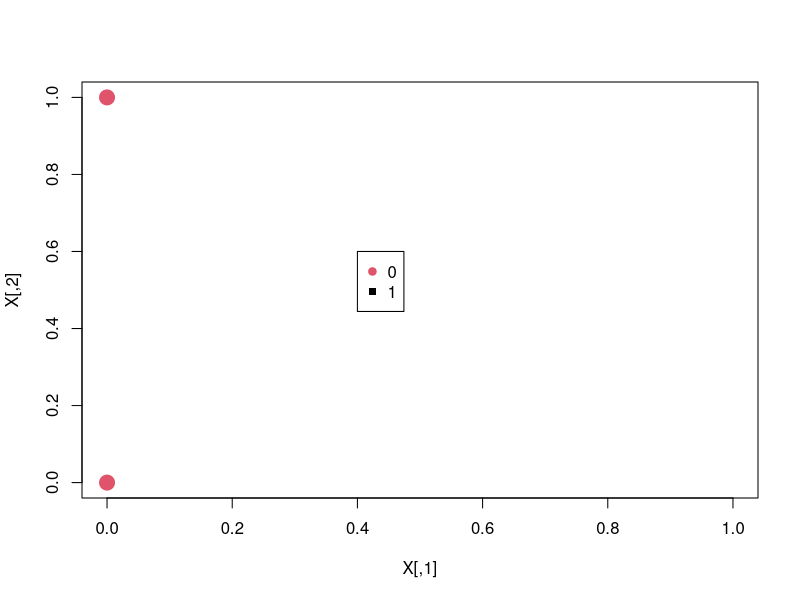
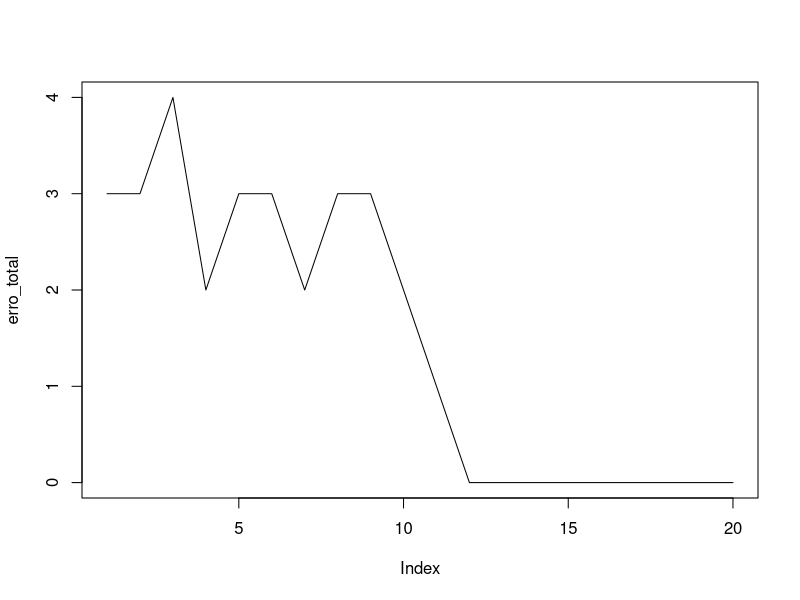
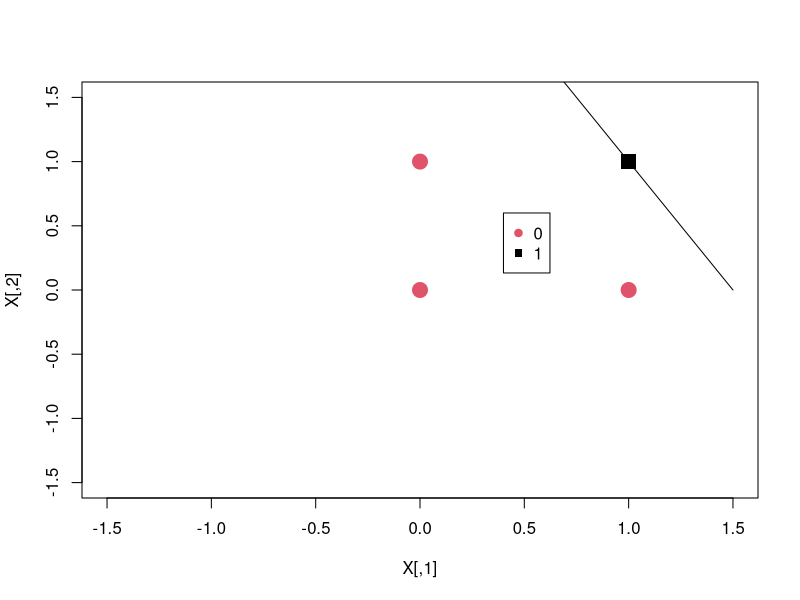
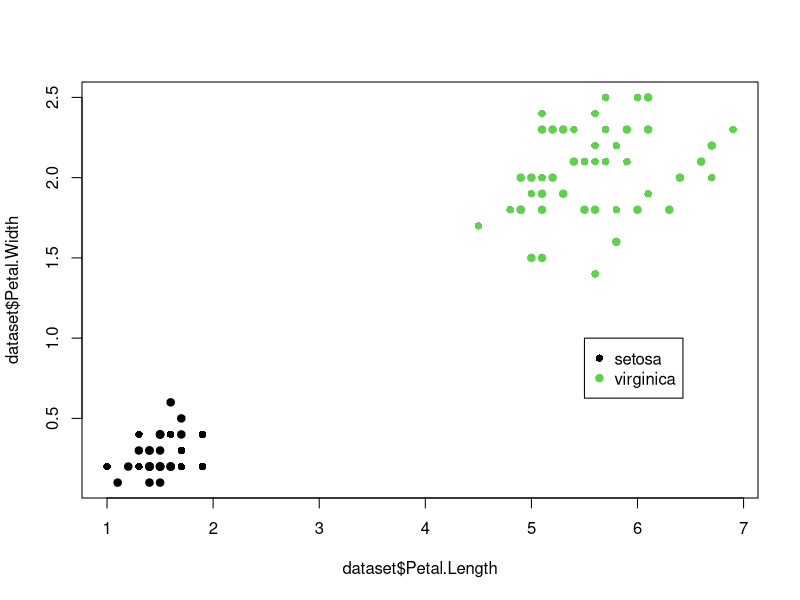

These charts were generated, in order, by the following R code:
## ---- chunk 1
x1<-c(0,0,1)
x2<-c(0,1,1)
x3<-c(1,0,1)
x4<-c(1,1,1)

X<-rbind(x1,x2,x3,x4)
print(X)
## ---- chunk 2
Y<-c(0,0,0,1)
print(Y)
## ---- chunk 3
plot(X,type="n")
points(x1[1],x1[2],pch=c(19),cex=2,col="2")
points(x2[1],x2[2],pch=c(19),cex=2,col="2")
legend(0.4,0.6,legend=c("0","1"),col=c(2,1), pch=c(19,15))
## ---- chunk 4
W<-c(0,0,1)
## ---- chunk 5
eta<-0.1
## ---- chunk 6
epoca_max<-20
## ---- chunk 7
erro_ite<-rep(0,dim(X)[1])
## ---- chunk 8
erro_total<-rep(0,epoca_max)
## ---- chunk 9
for(epoca in 1:epoca_max){
  for(i in 1:dim(X)[1]) {
   v<-sum(X[i,]*W)
   if(v>0){
     y_calc<-1
   }else{
     y_calc<-0
   }
   erro<-Y[i]-y_calc
   delta<-(eta*erro*X[i,])
   W<-W+delta
   erro_ite[i]<-erro^2
  }
  erro_total[epoca]<-sum(erro_ite)
  if(sum(erro_ite)==0){
   break
  }
}
## ---- chunk 10
print(paste("Número de épocas usadas no treinamento",epoca,"de um máximo de",epoca_max))
## ---- chunk 11
print(W)
## ---- chunk 12
print(erro_total)
## ---- chunk 13
plot(erro_total,type="l")
## ---- chunk 14
print(W)
## ---- chunk 15
plot(X,type="n",xlim=c(-1.5,1.5 ), ylim=c(-1.5,1.5))
points(x1[1],x1[2],pch=c(19),cex=2,col="2")
points(x2[1],x2[2],pch=c(19),cex=2,col="2")
points(x3[1],x3[2],pch=c(19),cex=2,col="2")
points(x4[1],x4[2],pch=c(15),cex=2,col="1")
legend(0.4,0.6,legend=c("0","1"),col=c(2,1), pch=c(19,15))

x_1<- -(W[3]/W[1])

x_2<- -(W[3]/W[2])

segments(x_1,0,0,x_2)

## ---- chunk 16
W<-c(0.1,0.1,1)
## ---- chunk 17
eta<-0.01
## ---- chunk 18
W<-c(0.1,0,1)
## ---- chunk 19
data("iris")
head(iris)
## ---- chunk 20
dataset<-iris[which(iris$Species!="versicolor"),][1:2-3]
head(dataset)
## ---- chunk 21
plot(dataset$Petal.Length,dataset$Petal.Width,pch=c(16,19),col=dataset$Species)
legend(5.5,1,legend=c("setosa","virginica"),col=c(1,3),pch=c(16,19))
## ---- chunk 22
library("plyr")
classes<-as.numeric(dataset$Species)
classes_bin<-mapvalues(classes,from=c(1,3),to=c(0,1))
print((classes_bin))
## ---- chunk 23
x1<-dataset[,1]/max(dataset[,1])
x2<-dataset[,2]/max(dataset[,2])
